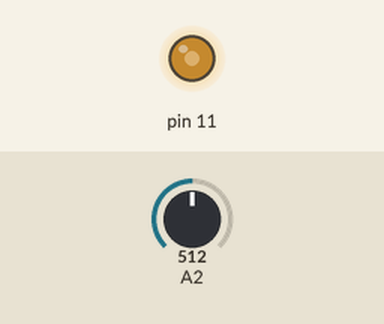
Simulated run of this sketch. Board: Arduino Uno, built with avr-gcc and run on an emulated ATmega328P. On the bench: output pins drawn as LEDs (lit = HIGH). The inputs (shaded band) are chosen by the test bench; at power-on: A2 = 512.

Above: at 1.2 s.
1.3 s: A2 set to 716
At 2.0 s:
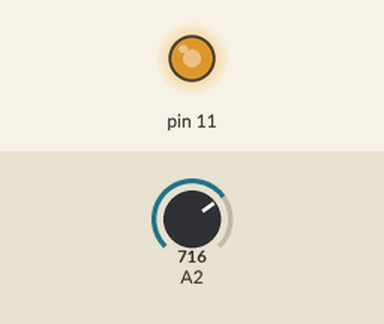
2.8 s: A2 set to 900
At 3.1 s:
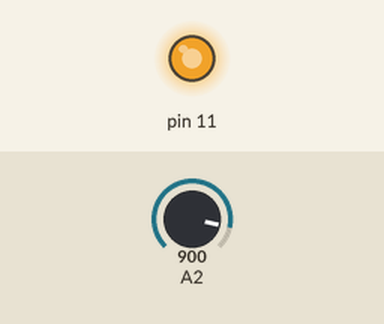
4.3 s: A2 set to 122
At 5.5 s:
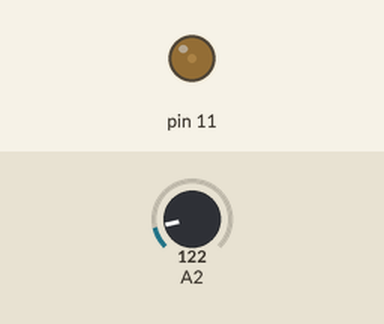
5.8 s: A2 set to 0
At 6.6 s:
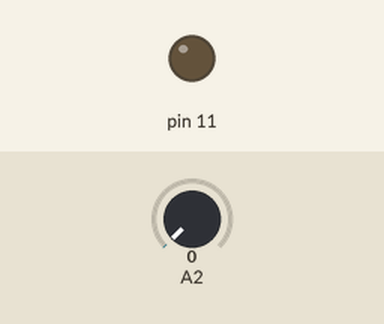
7.3 s: A2 set to 511
At 7.8 s:
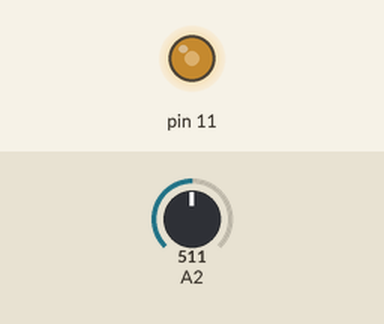
Timing chart, 0 to 9.8 s (numbered marks = the images above; inputs shaded):
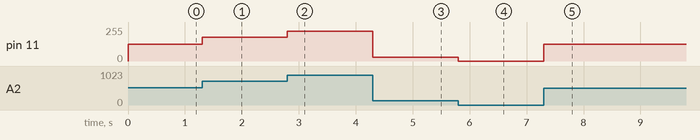

The sketch:

servo.ino
```cpp
void setup() {

}

void loop() {


  int pos = map(analogRead(A2), 0, 1024, 0, 255);
  analogWrite(11, pos);


}
```

Measured:
- after the input at 1.3 s, pin 11: 127/255 → 178/255 at once
- after the input at 2.8 s, pin 11: 178/255 → 224/255 at once
- after the input at 4.3 s, pin 11: 224/255 → 30/255 at once
- after the input at 5.8 s, pin 11: 30/255 → 0/255 at once
- after the input at 7.3 s, pin 11: 0/255 → 127/255 at once
